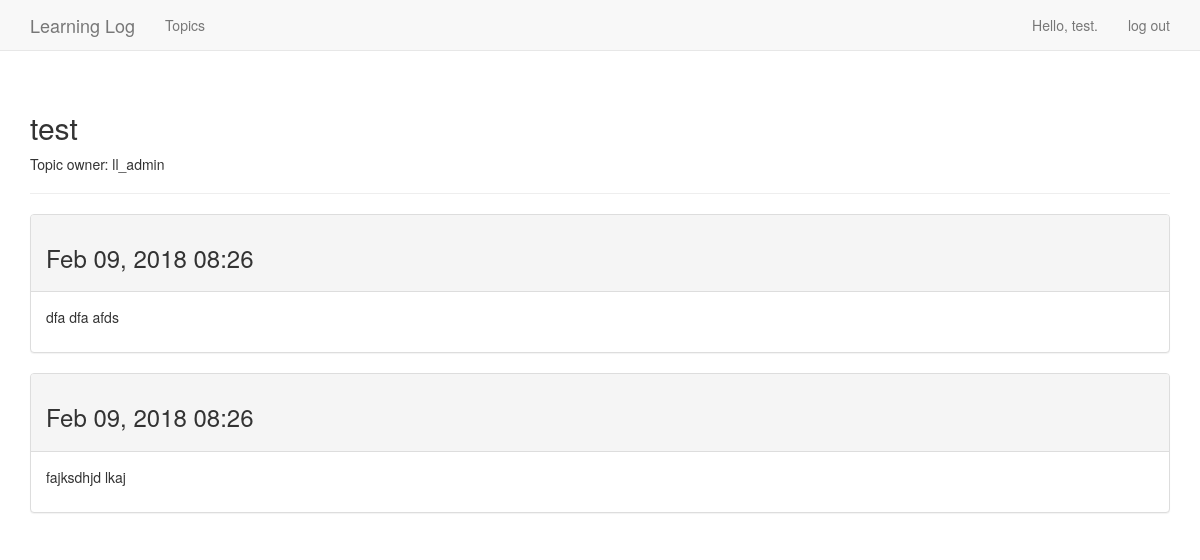
Screenshot of /topics/5/ (signed in) with the database file from the repository.
### learning_logs/models.py (models this page shows, shortened)
class Topic(models.Model):
    text = models.CharField(max_length=200)
    date_added = models.DateTimeField(auto_now_add=True)
    owner = models.ForeignKey(User, on_delete=models.PROTECT)
    public = models.BooleanField()
    def __str__(self):
        return self.text

class Entry(models.Model):
    topic = models.ForeignKey(Topic, on_delete=models.PROTECT)
    text = models.TextField()
    date_added = models.DateTimeField(auto_now_add=True)
    class Meta:
        verbose_name_plural = 'entries'

### learning_logs/views.py (the view)
# urls.py: re_path(r'^topics/(?P<topic_id>\d+)/$', views.topic, name='topic'),
@login_required
def topic(request, topic_id):
    topic = get_object_or_404(Topic, id=topic_id)
    if not check_topic_owener(request, topic_id):
        raise Http404
    entries = topic.entry_set.order_by('-date_added')
    context = {'topic': topic, 'entries': entries}
    return render(request, 'learning_logs/topic.html', context)

### learning_logs/auth.py (called while the page is built)
def check_topic_owener(request, topic_id):
    topic = Topic.objects.get(id=topic_id)
    if request.user == topic.owner:
        return True
    elif topic.public:
        return True
    else:
        return False

### learning_logs/templates/learning_logs/topic.html (shortened to what this page needs)
{% extends "learning_logs/base.html" %}
{% block header %}
    <h2>{{ topic }}</h2>
    {% if user == topic.owner %}
    <p>
        <a href="{% url 'learning_logs:new_entry' topic.id %}">
            Add a new entry
        </a>
    </p>
    {% else %}
        <p>
            Topic owner: {{ topic.owner }}
        </p>
    {% endif %}
{% endblock %}
{% block content %}
    {% for entry in entries %}
        <div class="panel panel-default">
            <div class="panel-heading">
                <h3>
                    {{ entry.date_added|date:'M d, Y H:i' }}
                </h3>
            </div>
            <div class="panel-body">
                {{ entry.text|linebreaks }}
            </div>
        </div>
    {% empty %}
        There are no entries for this topic yet.
    {% endfor %}
{% endblock %}

### learning_logs/templates/learning_logs/base.html (shortened to what this page needs)
{% load bootstrap3 %}
<!DOCTYPE html>
<html lang="en">
<head>
    {% bootstrap_css %}
</head>
<body>
    <nav class="navbar navbar-default navbar-static-top">
        <div class="container">
            <div class="navbar-header">
                <a class="navbar-brand" href="{% url 'learning_logs:index' %}">
                    Learning Log</a>
            </div>
            <div id="navbar" class="navbar-collapse collapse">
                <ul class="nav navbar-nav">
                    <li>
                        <a href="{% url 'learning_logs:topics' %}">Topics</a>
                    </li>
                </ul>
                <ul class="nav navbar-nav navbar-right">
                    {% if user.is_authenticated %}
                        <li>
                            <a>Hello, {{ user.username }}.</a>
                        </li>
                        <li>
                            <a href="{% url 'users:logout' %}">log out</a>
                        </li>
                    {% endif %}
                </ul>
            </div>
        </div>
    </nav>
    <div class="container">
        <div class="page-header">
            {% block header %}
            {% endblock %}
        </div>
        <div>
            {% block content %}
            {% endblock %}
        </div>
    </div>
</body>
</html>

### rows the page displays
Topic: text "test", owner "ll_admin"
Entry: date_added "Feb 09, 2018 08:26", text "dfa dfa afds"
Entry: date_added "Feb 09, 2018 08:26", text "fajksdhjd lkaj"

### other values shown
{{ user.username }} "test"
